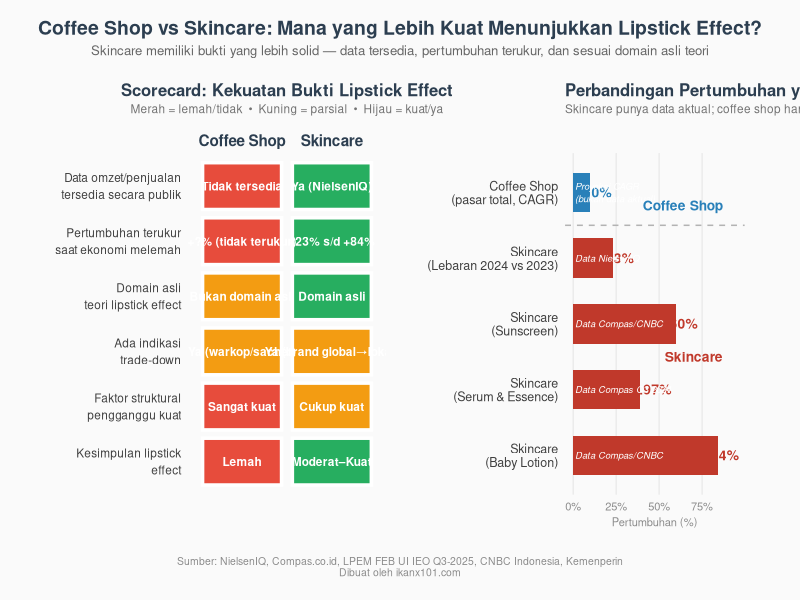

Write R code to recreate this figure.
library(ggplot2)
library(dplyr)
library(patchwork)

# ── Palette ───────────────────────────────────────────────────────────────────
red_hi  <- "#C0392B"
navy    <- "#2C3E50"
blue    <- "#2980B9"
green   <- "#27AE60"
orange  <- "#E67E22"
grey_l  <- "#ECF0F1"
bg      <- "#FAFAFA"

# ══════════════════════════════════════════════════════════════════════════════
# PANEL A — Scorecard perbandingan (tile matrix)
# ══════════════════════════════════════════════════════════════════════════════
scorecard <- data.frame(
  kriteria = rep(c(
    "Data omzet/penjualan\ntersedia secara publik",
    "Pertumbuhan terukur\nsaat ekonomi melemah",
    "Domain asli\nteori lipstick effect",
    "Ada indikasi\ntrade-down",
    "Faktor struktural\npengganggu kuat",
    "Kesimpulan lipstick\neffect"
  ), times = 2),
  sektor  = rep(c("Coffee Shop", "Skincare"), each = 6),
  skor    = c(
    # Coffee Shop
    1,  # Data tidak ada
    1,  # Pertumbuhan tidak terbukti
    2,  # Bukan domain asli
    2,  # Ada (warkop, sachet)
    1,  # Faktor struktural mendominasi
    1   # Lemah
    ,
    # Skincare
    3,  # Data tersedia (NielsenIQ, Compas)
    3,  # +23% hingga +84%
    3,  # Domain asli
    2,  # Ada (brand lokal vs global)
    2,  # Ada (K-beauty, SPF awareness)
    3   # Moderat–kuat
  ),
  nilai = c(
    "Tidak tersedia", "+?% (tidak terukur)", "Bukan domain asli",
    "Ya (warkop/sachet)", "Sangat kuat", "Lemah",
    "Ya (NielsenIQ)", "+23% s/d +84%", "Domain asli",
    "Ya (brand global→lokal)", "Cukup kuat", "Moderat–Kuat"
  ),
  stringsAsFactors = FALSE
)

# urutan kriteria
ord_kriteria <- c(
  "Data omzet/penjualan\ntersedia secara publik",
  "Pertumbuhan terukur\nsaat ekonomi melemah",
  "Domain asli\nteori lipstick effect",
  "Ada indikasi\ntrade-down",
  "Faktor struktural\npengganggu kuat",
  "Kesimpulan lipstick\neffect"
)
scorecard$kriteria <- factor(scorecard$kriteria, levels = rev(ord_kriteria))
scorecard$sektor   <- factor(scorecard$sektor, levels = c("Coffee Shop", "Skincare"))

pal_score <- c("1" = "#E74C3C", "2" = "#F39C12", "3" = "#27AE60")

pa <- ggplot(scorecard,
             aes(x = sektor, y = kriteria, fill = factor(skor))) +
  geom_tile(color = "white", linewidth = 1.2, width = 0.88, height = 0.85) +
  geom_text(aes(label = nilai),
            size = 3, color = "white", fontface = "bold", lineheight = 1.2) +
  scale_fill_manual(
    values = pal_score,
    labels = c("Lemah / Tidak", "Sedang / Parsial", "Kuat / Ya"),
    name   = ""
  ) +
  scale_x_discrete(position = "top") +
  labs(
    title    = "Scorecard: Kekuatan Bukti Lipstick Effect",
    subtitle = "Merah = lemah/tidak  •  Kuning = parsial  •  Hijau = kuat/ya"
  ) +
  theme_minimal(base_family = "sans") +
  theme(
    plot.title       = element_text(size = 12, face = "bold", color = navy,
                                    hjust = 0.5, margin = margin(b = 3)),
    plot.subtitle    = element_text(size = 8.5, color = "grey45",
                                    hjust = 0.5, margin = margin(b = 10)),
    axis.text.x.top  = element_text(size = 11, face = "bold", color = navy),
    axis.text.y      = element_text(size = 8.5, color = "grey25",
                                    lineheight = 1.2),
    axis.title       = element_blank(),
    panel.grid       = element_blank(),
    legend.position  = "none",
    plot.background  = element_rect(fill = bg, color = NA),
    plot.margin      = margin(10, 20, 10, 20)
  )

# ══════════════════════════════════════════════════════════════════════════════
# PANEL B — Bar chart: pertumbuhan pasar (angka yang tersedia)
# ══════════════════════════════════════════════════════════════════════════════
growth_comp <- data.frame(
  sektor  = c("Coffee Shop\n(pasar total, CAGR)", "Skincare\n(Lebaran 2024 vs 2023)",
              "Skincare\n(Sunscreen)", "Skincare\n(Serum & Essence)",
              "Skincare\n(Baby Lotion)"),
  pct     = c(10, 23, 60, 38.97, 84),
  warna   = c(blue, red_hi, red_hi, red_hi, red_hi),
  catatan = c("Proyeksi CAGR\n(bukan data aktual)", "Data NielsenIQ",
              "Data Compas/CNBC", "Data Compas Q3 2024", "Data Compas/CNBC")
)

growth_comp$sektor <- factor(growth_comp$sektor, levels = rev(growth_comp$sektor))

pb <- ggplot(growth_comp, aes(x = pct, y = sektor, fill = warna)) +
  geom_col(width = 0.6) +
  geom_text(aes(label = paste0("+", pct, "%")),
            nudge_x = 1.8, size = 3.5, fontface = "bold",
            color = ifelse(growth_comp$warna == blue, blue, red_hi)) +
  # anotasi catatan
  geom_text(aes(x = 1, label = catatan),
            hjust = 0, size = 2.4, color = "white",
            fontface = "italic", lineheight = 1.1) +
  # garis pemisah coffee shop vs skincare
  geom_hline(yintercept = 4.5, linetype = "dashed",
             color = "grey70", linewidth = 0.5) +
  annotate("text", x = 87, y = 2.5,
           label = "Skincare", size = 3.5, fontface = "bold",
           color = red_hi, hjust = 1) +
  annotate("text", x = 87, y = 4.8,
           label = "Coffee Shop", size = 3.5, fontface = "bold",
           color = blue, hjust = 1) +
  scale_fill_identity() +
  scale_x_continuous(limits = c(0, 95),
                     labels = function(x) paste0(x, "%")) +
  labs(
    title    = "Perbandingan Pertumbuhan yang Terukur",
    subtitle = "Skincare punya data aktual; coffee shop hanya proyeksi CAGR",
    x = "Pertumbuhan (%)", y = NULL
  ) +
  theme_minimal(base_family = "sans") +
  theme(
    plot.title    = element_text(size = 12, face = "bold", color = navy,
                                 hjust = 0, margin = margin(b = 3)),
    plot.subtitle = element_text(size = 8.5, color = "grey45",
                                 hjust = 0, margin = margin(b = 10)),
    axis.text.y   = element_text(size = 9, color = "grey25"),
    axis.text.x   = element_text(size = 8, color = "grey55"),
    axis.title.x  = element_text(size = 8, color = "grey55"),
    panel.grid.major.y = element_blank(),
    panel.grid.minor   = element_blank(),
    plot.background    = element_rect(fill = bg, color = NA),
    plot.margin        = margin(10, 20, 10, 10)
  )

# ══════════════════════════════════════════════════════════════════════════════
# GABUNG
# ══════════════════════════════════════════════════════════════════════════════
final <- (pa | pb) +
  plot_layout(widths = c(1.1, 1)) +
  plot_annotation(
    title   = "Coffee Shop vs Skincare: Mana yang Lebih Kuat Menunjukkan Lipstick Effect?",
    subtitle = "Skincare memiliki bukti yang lebih solid — data tersedia, pertumbuhan terukur, dan sesuai domain asli teori",
    caption  = "Sumber: NielsenIQ, Compas.co.id, LPEM FEB UI IEO Q3-2025, CNBC Indonesia, Kemenperin\nDibuat oleh ikanx101.com",
    theme = theme(
      plot.title      = element_text(size = 14, face = "bold", color = navy,
                                     hjust = 0.5, margin = margin(b = 4)),
      plot.subtitle   = element_text(size = 9.5, color = "grey40",
                                     hjust = 0.5, lineheight = 1.4,
                                     margin = margin(b = 8)),
      plot.caption    = element_text(size = 7.5, color = "grey55",
                                     hjust = 0.5, margin = margin(t = 10)),
      plot.background = element_rect(fill = bg, color = NA),
      plot.margin     = margin(15, 20, 15, 20)
    )
  )

ggsave(
  "/home/ikanx101/Documents/penelitian/viz_comparison_coffeeshop_skincare.png",
  final, width = 15, height = 8, dpi = 200, bg = bg
)
message("Chart 2 selesai: viz_comparison_coffeeshop_skincare.png")
